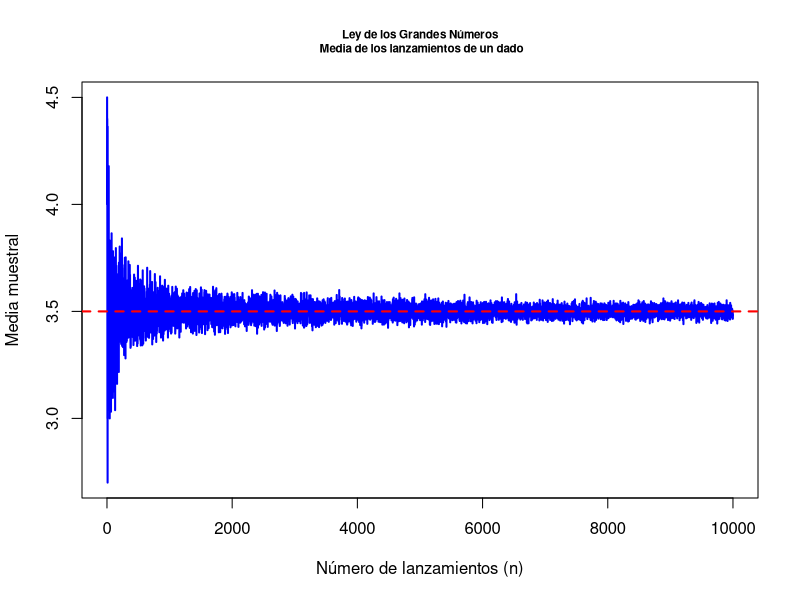

The R source for this figure: (Note: this script raises an error after producing the figure.)
## ---- chunk 1
# Definir la función para simular lanzamientos de un dado
simular_dado <- function(max_n) {
  medias <- numeric(max_n)  # Vector para almacenar las medias muestrales
  for (n in 1:max_n) {
    lanzamientos <- sample(1:6, n, replace = TRUE)  # Lanzar el dado n veces
    medias[n] <- mean(lanzamientos)  # Calcular la media de los lanzamientos
  }
  return(medias)
}

# Simular para un tamaño máximo de muestra de 10000 lanzamientos
max_n <- 10000
medias <- simular_dado(max_n)

# Graficar las medias muestrales a medida que n aumenta
png("images/LLN1.png")
plot(1:max_n, medias, type = "l", col = "blue", lwd = 2,
     xlab = "Número de lanzamientos (n)", ylab = "Media muestral",
     main = "Ley de los Grandes Números\n Media de los lanzamientos de un dado", cex.main=0.7)
abline(h = 3.5, col = "red", lwd = 2, lty = 2)  # Línea horizontal en 3.5
dev.off()
## ---- chunk 2
knitr::include_graphics("images/LLN1.png",rel_path = TRUE)
## ---- chunk 3
# Parámetros de la distribución binomial
n <- 1000  # Número de ensayos
p <- 0.5   # Probabilidad de éxito
size <- 10000  # Número de simulaciones

# Generar una variable aleatoria binomial
binomial_sample <- rbinom(size, n, p)

# Estimación de la media y la desviación estándar de la distribución binomial
mean_binom <- n * p
sd_binom <- sqrt(n * p * (1 - p))

# Generar la distribución normal aproximada
normal_sample <- rnorm(size, mean = mean_binom, sd = sd_binom)

# Graficar los histogramas de la binomial y la normal
par(mfrow = c(1, 2))  # Organizar gráficos en dos paneles

# Histograma de la muestra binomial
hist(binomial_sample, breaks = 50, probability = TRUE, 
     col = rgb(0, 0, 1, 0.5), xlim = c(0, n), 
     main = "Distribución Binomial", xlab = "Valor", 
     ylab = "Densidad")
lines(density(binomial_sample), col = "blue", lwd = 2)

# Histograma de la distribución normal aproximada
hist(normal_sample, breaks = 50, probability = TRUE, 
     col = rgb(1, 0, 0, 0.5), xlim = c(0, n), 
     main = "Distribución Normal Aproximada", xlab = "Valor", 
     ylab = "Densidad")
lines(density(normal_sample), col = "red", lwd = 2)

## ---- chunk 4
# Parámetros de la simulación
num_simulaciones <- 10000  # Número de simulaciones
num_lanzamientos <- c(10, 100, 1000, 10000)  # Diferentes tamaños de muestra

# Función para simular la suma de las puntuaciones de un dado
simular_suma_dado <- function(n) {
  suma <- rowSums(matrix(sample(1:6, n * num_simulaciones, replace = TRUE), 
                        ncol = n))  # Simulación de las sumas
  return(suma)
}

# Graficar las distribuciones de las sumas para diferentes tamaños de muestra
par(mfrow = c(2, 2))  # Organizar gráficos en 2x2

for (n in num_lanzamientos) {
  suma_dado <- simular_suma_dado(n)
  # Histograma de la suma de las puntuaciones del dado
  hist(suma_dado, breaks = 50, probability = TRUE, 
       col = rgb(0, 0, 1, 0.5), xlim = c(min(suma_dado), max(suma_dado)), 
       main = paste("Suma de", n, "lanzamientos de un dado"), 
       xlab = "Suma de puntuaciones", ylab = "Densidad")
  # Superponer la curva de densidad normal (aproximación asintótica)
  mean_dado <- 3.5 * n  # Media esperada de la suma (media de un dado es 3.5)
  sd_dado <- sqrt(n * (35 / 12))  # Desviación estándar de la suma (varianza de un dado es 35/12)
  curve(dnorm(x, mean = mean_dado, sd = sd_dado), 
        col = "red", lwd = 2, add = TRUE)
}

## ---- chunk 5

knitr::include_graphics("images/simPoisson_1_11.png")

## ---- chunk 6

knitr::include_graphics("images/pesosVaronesCat.jpg")
